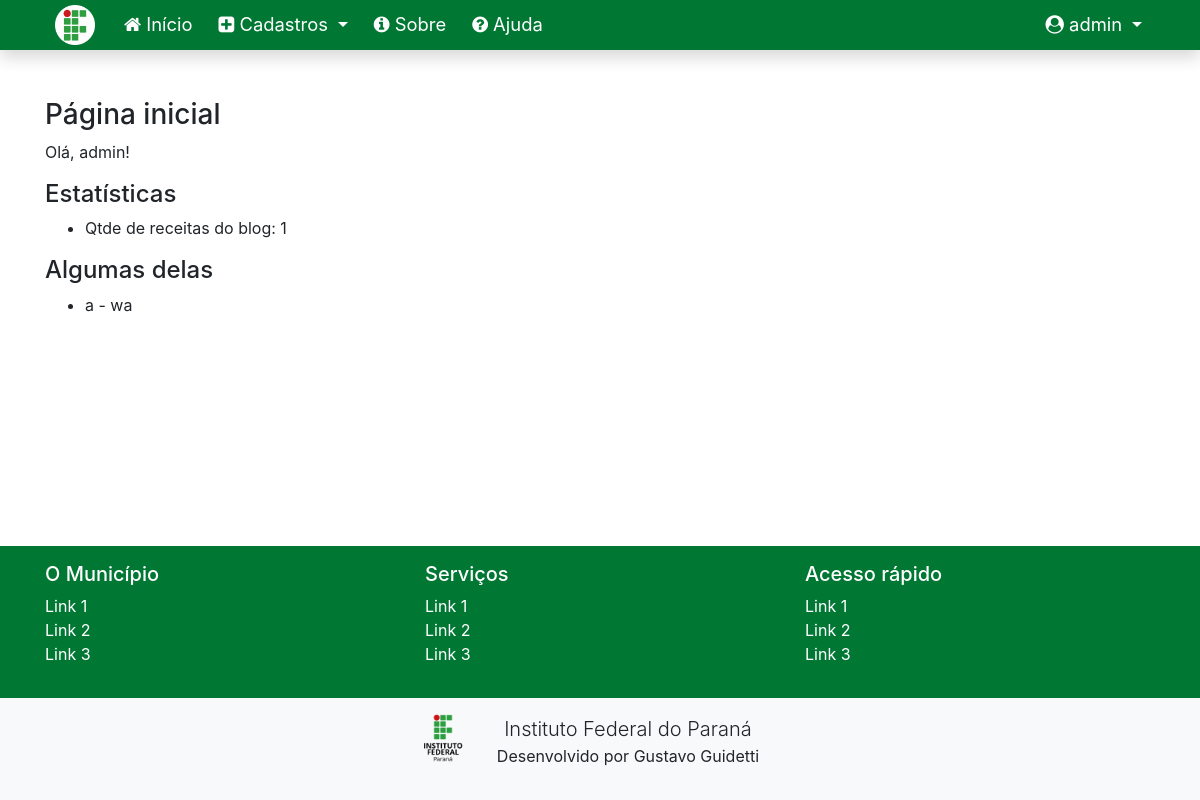
Page / (signed in) on the earlier database version.
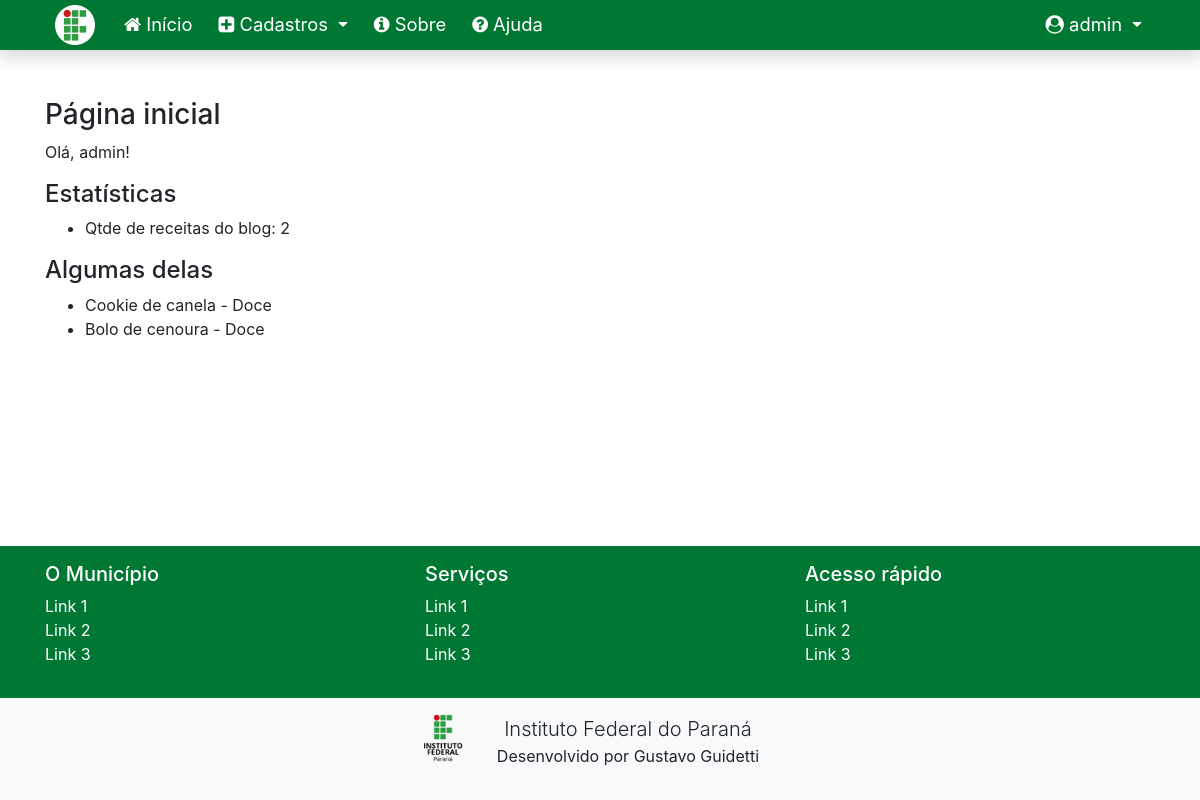
Same page on the later database version.
### cadastros/models.py (models this page shows)
class Receita(models.Model):
    nome = models.CharField(max_length=50)
    descricao = models.TextField()
    modo_preparo = models.TextField()
    autor = models.ForeignKey(Autor, on_delete=models.PROTECT)
    categoria = models.ForeignKey(Categoria, on_delete=models.PROTECT)
    ingredientes = models.ManyToManyField(Ingrediente)
    def __str__(self):
        return "{} por {} em {}".format(self.nome, self.autor.nome, self.categoria.nome)

class Categoria(models.Model):
    nome = models.CharField(max_length=50)
    descricao = models.CharField(max_length=50)
    def __str__(self):
        return "{}".format(self.nome)
    class Meta:
        ordering = ["nome"]

### paginas/views.py (the view)
# urls.py: path('', PaginaInicial.as_view(), name='index'),
class PaginaInicial(TemplateView):
    template_name = 'paginas/index2.html'
    def get_context_data(self, **kwargs):
        context = super().get_context_data(**kwargs)
        context['titulo'] = "Página Inicial"
        context['qtdeReceitas'] = Receita.objects.count()
        receitas = list(Receita.objects.order_by('nome'))
        if receitas:
            numero_receitas = min(3, len(receitas))
            context['receitassAleatorias'] = random.sample(
                receitas, numero_receitas)
        else:
            context['receitassAleatorias'] = []
        print(context['receitassAleatorias'])
        return context

### paginas/templates/paginas/index2.html (shortened to what this page needs)
{% extends 'paginas/modelo-ifpr.html' %}
{% block conteudo %}
<h3>Página inicial</h3>
{% if not request.user.is_authenticated %}
<p>
    Para acessar o sistema, faça o login.
</p>
<p>
    <a href="{% url 'login' %}" class="btn btn-success">Login</a>
</p>
{% else %}
    <p>
        Olá, {{ request.user }}!
    </p>
    <h4>Estatísticas</h4>
        <ul>
            <li>Qtde de receitas do blog: {{ qtdeReceitas }}</li>
        </ul>
        <h4>Algumas delas</h4>
        <ul>
            {% for c in receitassAleatorias %}
                <li>{{ c.nome }} - {{ c.categoria }}</li>
            {% endfor %}
        </ul>
{% endif %}
{% endblock %}

Differences in the rows shown:
added Receita: nome "Cookie de canela", categoria "Doce"
changed Receita: nome "a" → "Bolo de cenoura"; categoria "wa" → "Doce"
Other differences:
{{ qtdeReceitas }}: "1" → "2"
